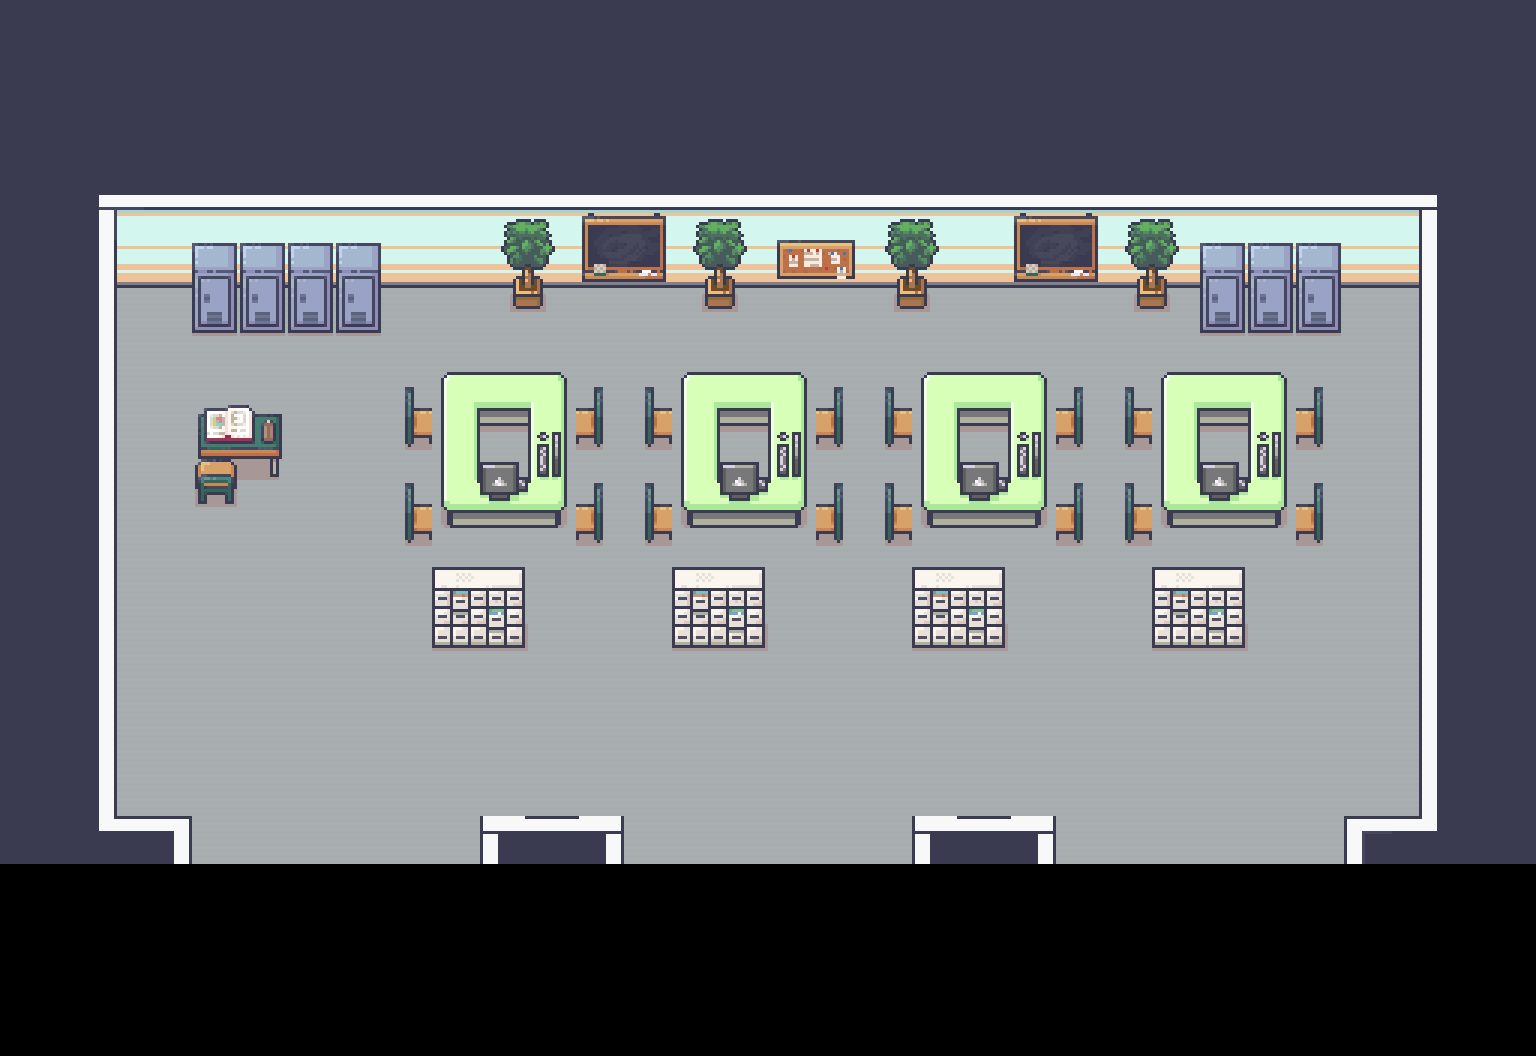

Tiled map render using the project's own tile images. Description and the map definition, with tile-layer contents summarised, below:
An orthogonal 32x22 tile map with 48x48 px tiles, 3 tile layers (Tile Layer 1, Tile Layer 2, Tile Layer 3), 2 tilesets and 41 objects.

<map version="1.10" tiledversion="1.10.2" orientation="orthogonal" renderorder="right-down" width="32" height="22" tilewidth="48" tileheight="48" infinite="0" nextlayerid="8" nextobjectid="76">
 <properties>
  <property name="backgroundLayers" value="0,1,2" />
  <property name="collisionLayer" type="int" value="3" />
  <property name="foregroundLayers" value="" />
  <property name="interactLayer" type="int" value="4" />
  <property name="viewportScalar" type="float" value="2" />
 </properties>
 <tileset firstgid="1" source="../Tilesets/Room_Builder_free_48x48.tsx" />
 <tileset firstgid="392" source="../Tilesets/Interiors_free_48x48.tsx" />
 <layer id="1" name="Tile Layer 1" width="32" height="22">
  <data>[704 cells, 576 non-empty, 4 distinct tile ids]</data>
 </layer>
 <layer id="3" name="Tile Layer 2" width="32" height="22">
  <data>[704 cells, 156 non-empty, 40 distinct tile ids]</data>
 </layer>
 <layer id="4" name="Tile Layer 3" width="32" height="22">
  <data>[704 cells, 64 non-empty, 13 distinct tile ids]</data>
 </layer>
 <objectgroup id="5" name="Collisions">
  <object id="3" x="0" y="816" width="192" height="48" />
  <object id="9" x="1344" y="816" width="48" height="48" />
  <object id="10" x="912" y="816" width="144" height="48" />
  <object id="11" x="480" y="816" width="144" height="48" />
  <object id="18" x="192" y="420" width="84" height="60" />
  <object id="22" x="408" y="480" width="24" height="60" />
  <object id="23" x="408" y="384" width="24" height="60" />
  <object id="24" x="432" y="372" width="144" height="156" />
  <object id="25" x="576" y="492" width="24" height="48" />
  <object id="26" x="576" y="384" width="24" height="60" />
  <object id="27" x="648" y="384" width="24" height="60" />
  <object id="29" x="648" y="492" width="24" height="48" />
  <object id="32" x="672" y="372" width="132" height="156" />
  <object id="33" x="816" y="492" width="24" height="48" />
  <object id="34" x="804" y="396" width="36" height="48" />
  <object id="35" x="888" y="492" width="24" height="48" />
  <object id="36" x="888" y="384" width="24" height="60" />
  <object id="38" x="924" y="372" width="120" height="156" />
  <object id="39" x="1056" y="480" width="24" height="60" />
  <object id="40" x="1056" y="384" width="24" height="60" />
  <object id="43" x="1128" y="396" width="24" height="48" />
  <object id="44" x="1128" y="492" width="24" height="48" />
  <object id="45" x="1164" y="372" width="120" height="156" />
  <object id="46" x="1296" y="396" width="24" height="48" />
  <object id="47" x="1296" y="480" width="24" height="60" />
  <object id="52" x="672" y="564" width="96" height="84" />
  <object id="55" x="916" y="569" width="88" height="77" />
  <object id="57" x="1150" y="569" width="92" height="77" />
  <object id="58" x="433" y="568" width="88" height="79" />
  <object id="61" x="86" y="158" width="1384" height="132" />
  <object id="62" x="8" y="196" width="106" height="624" />
  <object id="63" x="1388" y="816" width="196" height="56" />
  <object id="64" x="1420" y="156" width="116" height="788" />
  <object id="65" x="190" y="272" width="188" height="58" />
  <object id="66" x="1202" y="252" width="134" height="78" />
  <object id="71" x="180" y="844" width="1168" height="20" />
 </objectgroup>
 <objectgroup id="7" name="Interact">
  <object id="68" x="192" y="848" width="290" height="38">
   <properties>
    <property name="event" value="teleport" />
    <property name="params" value="MapAssetsV2/Maps/CampusEast.tmx;1790,2350" />
   </properties>
  </object>
  <object id="59" x="160.333" y="473.667" width="136.333" height="91.6667">
   <properties>
    <property name="event" value="comp_sci" />
   </properties>
  </object>
  <object id="72" x="623" y="853" width="290" height="38">
   <properties>
    <property name="event" value="teleport" />
    <property name="params" value="MapAssetsV2/Maps/CampusEast.tmx;1790,2350" />
   </properties>
  </object>
  <object id="73" x="1057.67" y="854.333" width="290" height="38">
   <properties>
    <property name="event" value="teleport" />
    <property name="params" value="MapAssetsV2/Maps/CampusEast.tmx;1790,2350" />
   </properties>
  </object>
  <object id="75" x="370.5" y="372.833" width="733.666" height="203.667">
   <properties>
    <property name="event" value="comp_sci" />
   </properties>
  </object>
 </objectgroup>
</map>
